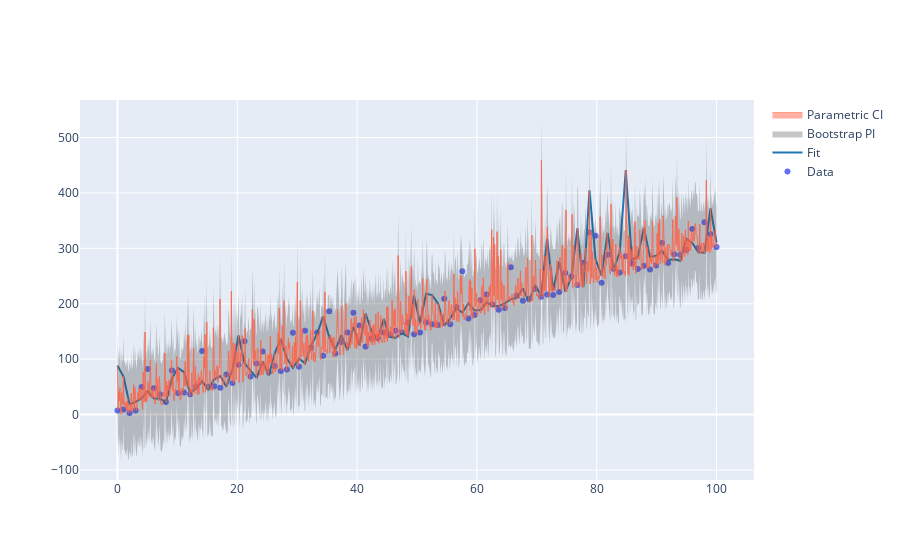

Notebook cell for this chart:
### Markdown cell above
### Extreme Overfitting with a DT

The higher the model confidence in train, the smaller the confidence interval for the parametric method. In the extreme case of just a single decision tree, the parametric confidence interval vanishes to a single line, while the bootstrapping prediction interval still provides a more or less useful confidence interval.

### Code cell
model = DecisionTreeRegressor()
model.fit(X_train.reshape(-1,1), y_train)
y_pred = model.predict(X_test.reshape(-1, 1))

lower, median, upper = prediction_interval(model,X_train.reshape(-1,1), y_train, X_test[0].reshape(1, -1))
plothelpers.plot_ensemble(X_train, y_train, X_test, y_test, y_pred, model, upper, lower)
